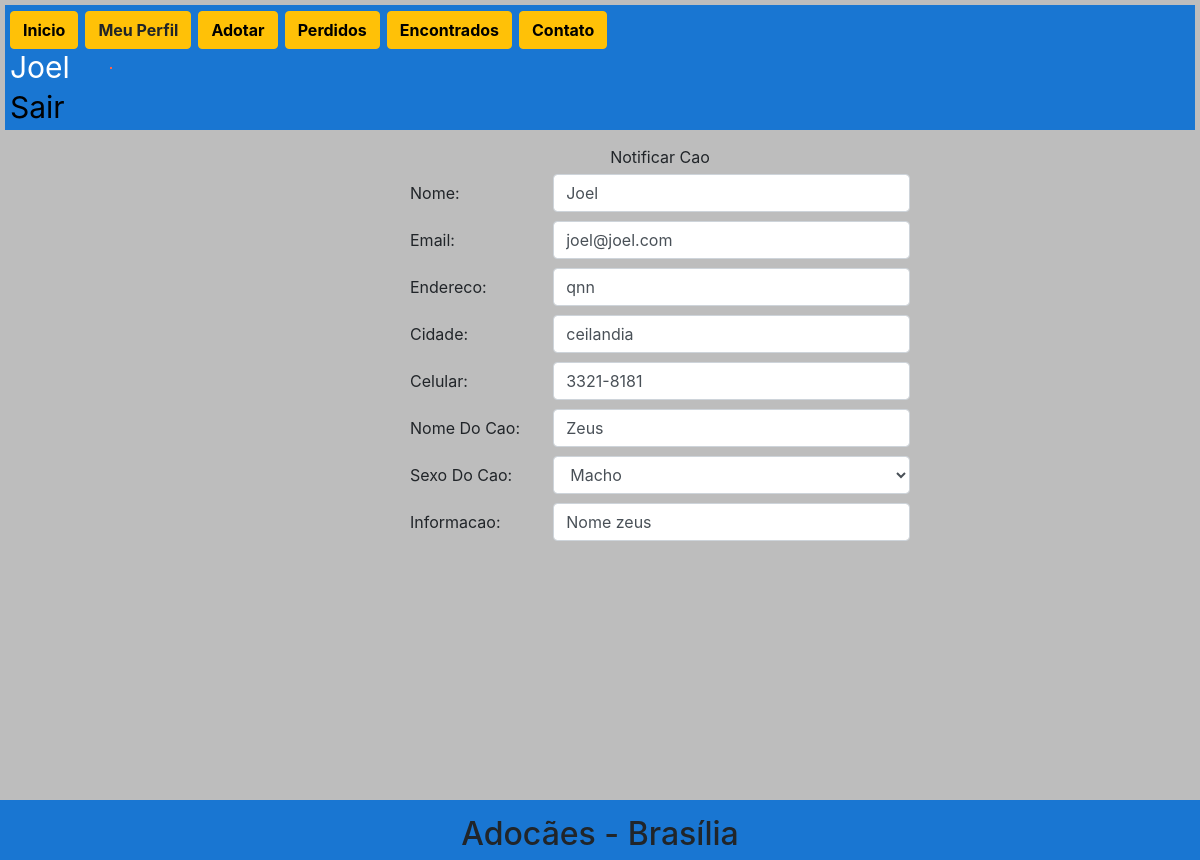
The app's page /View/notificarCao.php?codC=2&codU=1 (signed in) with its own data.
### tables this page shows
CREATE TABLE `usuario` (
  `idUsuario` int(11) NOT NULL,
  `nome` varchar(20) NOT NULL,
  `endereco` varchar(30) DEFAULT NULL,
  `cidade` varchar(20) NOT NULL,
  `celular` varchar(10) NOT NULL,
  `email` varchar(20) NOT NULL,
  `usuario` varchar(10) NOT NULL,
  `senha` varchar(10) NOT NULL
);

CREATE TABLE `cachorro` (
  `idCachorro` int(11) NOT NULL,
  `idUsuario` int(11) NOT NULL,
  `nome` varchar(20) NOT NULL,
  `email` varchar(20) NOT NULL,
  `endereco` varchar(30) DEFAULT NULL,
  `cidade` varchar(20) NOT NULL,
  `celular` varchar(10) NOT NULL,
  `nomeDoCao` varchar(20) NOT NULL,
  `idade` int(11) DEFAULT NULL,
  `sexo` char(1) NOT NULL,
  `imagem` varchar(100) NOT NULL,
  `informacao` varchar(255) DEFAULT NULL,
  `perfil` varchar(10) NOT NULL,
  `estatus` varchar(10) NOT NULL
);

### Controller/DAO/conexao.php (called while the page is built)
<?php
abstract class Conexao{
    private static $instance;
    public static function getInstance(){
        try {
            if(!isset(self::$instance)){
                self::$instance = new PDO("mysql:host=localhost;dbname=adocao", "root","0000");
                self::$instance->setAttribute(PDO:: ATTR_ERRMODE, PDO::ERRMODE_EXCEPTION);
            }
            return self::$instance;
        } catch (PDOException $exc) {
            echo $exc->getMessage();
        }
    }
}

### Controller/DAO/usuarioDAO.php (called while the page is built, shortened)
<?php
require_once 'conexao.php';
class UsuarioDAO
{
    private $pdo = null;
    public function __construct()
    {
        $this->pdo = Conexao::getInstance();
    }
    public function getFromId($idUsuario) {
        try {
            $sql = "SELECT idUsuario,nome,email,endereco,cidade,celular
                    FROM usuario WHERE idUsuario = ?";
            $stmt = $this->pdo->prepare($sql);
            $stmt->bindValue(1, $idUsuario);
            $stmt->execute();
            $usuario = $stmt->fetch(PDO::FETCH_ASSOC);
            return $usuario;
        } catch (PDOException $exc) {
            echo $exc->getMessage();
        }
    }
}
?>

### Controller/DAO/cachorroDAO.php (called while the page is built, shortened)
<?php
require_once 'conexao.php';
class CachorroDAO {
    private $pdo = null;
    public function __construct() {
        $this->pdo = Conexao::getInstance();
    }
    public function getFromId($idCachorro) {
        try {
            $sql = "SELECT idCachorro,nomeDoCao,sexo,imagem,informacao,estatus
                    FROM cachorro WHERE idCachorro = ?";
            $stmt = $this->pdo->prepare($sql);
            $stmt->bindValue(1, $idCachorro);
            $stmt->execute();
            $cachorro = $stmt->fetch(PDO::FETCH_ASSOC);
            return $cachorro;
        } catch (PDOException $exc) {
            echo $exc->getMessage();
        }
    }
}

### View/notificarCao.php (the view, shortened to what this page needs)
<html>
<head>
</head>
<body>
<?php
include 'header.php';
    header("location: index.php");?>
    <?php
    require_once '../Controller/DAO/cachorroDAO.php';
    require_once '../Controller/DAO/usuarioDAO.php';
    $idCachorro = $_GET["codC"];
    $idUsuario = $_GET["codU"];
    $cachorroDAO = new CachorroDAO();
    $usuarioDAO = new UsuarioDAO();
    $cachorro = $cachorroDAO->getFromId($idCachorro);
    $usuario = $usuarioDAO->getFromId($idUsuario);
    ?>
    <form action="../Controller/adotarCaoController.php" method="post" name=adotarCao enctype="multipart/form-data">
		<table  border=0 width=300 height=400;
			style="position: relative; top: 10px; left: 400px; width:500;">
			<tr>
				<td colspan="2" align="center">Notificar Cao</td>
			</tr>
			<tr>
				<td>Nome: </td>
				<td><input class="form-control"  type="text" name=nome value="<?php echo $usuario["nome"]?>"></td>
			</tr>
			<tr>
				<td>Email: </td>
				<td><input class="form-control" type="text" name=email value="<?php echo $usuario["email"]?>"></td>
			</tr>
			<tr>
				<td>Endereco: </td>
				<td><input class="form-control" type="text" name=endereco value="<?php echo $usuario["endereco"]?>"></td>
			</tr>
			<tr>
				<td>Cidade: </td>
				<td><input class="form-control" type="text" name=cidade value="<?php echo $usuario["cidade"]?>"></td>
			</tr>
			<tr>
				<td>Celular: </td>
				<td><input class="form-control"type="text" name=celular value="<?php echo $usuario["celular"]?>"></td>
			</tr>
			<tr>
				<td>Nome Do Cao: </td>
				<td><input class="form-control" type="text" name=nomeDoCao value="<?php echo $cachorro["nomeDoCao"]?>"></td>
			</tr>
			<tr>
				<td>Sexo Do Cao: </td>
				<td>
				<select class="form-control"name=sexo>
				<?php
                            if ($cachorro["sexo"] == "m") {
                                echo "<option selected value='m'>Macho</option>";
                            } else {
                                echo "<option value='m'>Macho</option>";
                                echo "<option selected value='f'>Femea</option>";
                            }
                            ?>
                 </select>
				</td>
			</tr>
			<tr>
				<td>Informacao: </td>
				<td><input class="form-control" type="text" name=informacao value="<?php echo $cachorro["informacao"]?>"></td>
			</tr>
		</table>
	</form>
</body>
</html>

### CSS/estilo.css (style rules this page uses)
* { margin:0; padding:0; }
body { padding-top:10px; padding-left:10px; }

### records on screen
usuario: nome "Joel", email "joel@joel.com", endereco "qnn", cidade "ceilandia", celular "3321-8181"
cachorro: nomeDoCao "Zeus", sexo "Macho", informacao "Nome zeus"

### other values on screen
$_SESSION["usuario"] "Joel"
